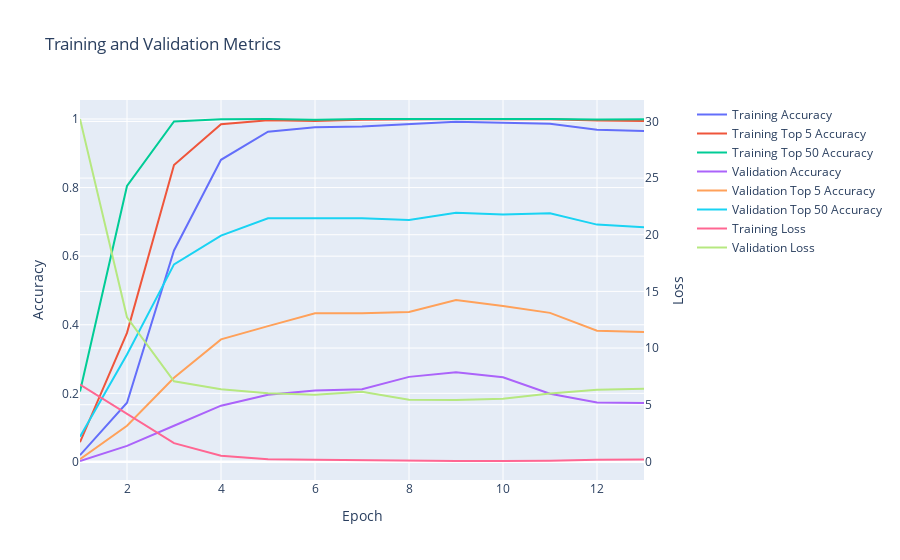

Notebook code for this chart:
### Code cell
softmax_similarity_model.display_training_history()

### Figure 1 — Plotly figure (JSON) as saved in the notebook; plotly's stock layout.template omitted (floating-point values rounded to 4 significant figures)
{"data": [{"mode": "lines", "name": "Training Accuracy", "type": "scatter", "x": [1, 2, 3, 4, 5, 6, 7, 8, 9, 10, 11, 12, 13], "xaxis": "x", "y": [0.01965, 0.1725, 0.6167, 0.8811, 0.963, 0.9757, 0.9784, 0.986, 0.9917, 0.989, 0.9863, 0.9684, 0.9647, 0.9584], "yaxis": "y"}, {"mode": "lines", "name": "Training Top 5 Accuracy", "type": "scatter", "x": [1, 2, 3, 4, 5, 6, 7, 8, 9, 10, 11, 12, 13], "xaxis": "x", "y": [0.05761, 0.3763, 0.8658, 0.9847, 0.996, 0.9943, 0.998, 0.9993, 1.0, 0.999, 0.999, 0.9957, 0.9943, 0.995], "yaxis": "y"}, {"mode": "lines", "name": "Training Top 50 Accuracy", "type": "scatter", "x": [1, 2, 3, 4, 5, 6, 7, 8, 9, 10, 11, 12, 13], "xaxis": "x", "y": [0.2051, 0.8049, 0.9927, 0.999, 1.0, 0.998, 0.9997, 1.0, 1.0, 1.0, 0.9997, 0.9983, 0.999, 1.0], "yaxis": "y"}, {"mode": "lines", "name": "Validation Accuracy", "type": "scatter", "x": [1, 2, 3, 4, 5, 6, 7, 8, 9, 10, 11, 12, 13], "xaxis": "x", "y": [0.002667, 0.04667, 0.1053, 0.164, 0.196, 0.208, 0.212, 0.248, 0.2613, 0.2467, 0.1987, 0.1733, 0.172, 0.156], "yaxis": "y"}, {"mode": "lines", "name": "Validation Top 5 Accuracy", "type": "scatter", "x": [1, 2, 3, 4, 5, 6, 7, 8, 9, 10, 11, 12, 13], "xaxis": "x", "y": [0.008, 0.1053, 0.2453, 0.3573, 0.396, 0.4333, 0.4333, 0.4373, 0.472, 0.4547, 0.4347, 0.3827, 0.3787, 0.3627], "yaxis": "y"}, {"mode": "lines", "name": "Validation Top 50 Accuracy", "type": "scatter", "x": [1, 2, 3, 4, 5, 6, 7, 8, 9, 10, 11, 12, 13], "xaxis": "x", "y": [0.07333, 0.3133, 0.576, 0.66, 0.7107, 0.7107, 0.7107, 0.7053, 0.7267, 0.7213, 0.7253, 0.692, 0.684, 0.6547], "yaxis": "y"}, {"mode": "lines", "name": "Training Loss", "type": "scatter", "x": [1, 2, 3, 4, 5, 6, 7, 8, 9, 10, 11, 12, 13], "xaxis": "x", "y": [6.769, 4.205, 1.613, 0.4929, 0.184, 0.149, 0.09976, 0.06493, 0.03447, 0.03723, 0.05173, 0.1385, 0.1569, 0.1624], "yaxis": "y2"}, {"mode": "lines", "name": "Validation Loss", "type": "scatter", "x": [1, 2, 3, 4, 5, 6, 7, 8, 9, 10, 11, 12, 13], "xaxis": "x", "y": [30.21, 12.72, 7.073, 6.363, 6.016, 5.887, 6.136, 5.433, 5.411, 5.518, 5.999, 6.319, 6.416, 6.996], "yaxis": "y2"}], "layout": {"title": {"text": "Training and Validation Metrics"}, "xaxis": {"anchor": "y", "domain": [0.0, 0.94], "title": {"text": "Epoch"}}, "yaxis": {"anchor": "x", "domain": [0.0, 1.0], "title": {"text": "Accuracy"}}, "yaxis2": {"anchor": "x", "overlaying": "y", "side": "right", "title": {"text": "Loss"}}}}
